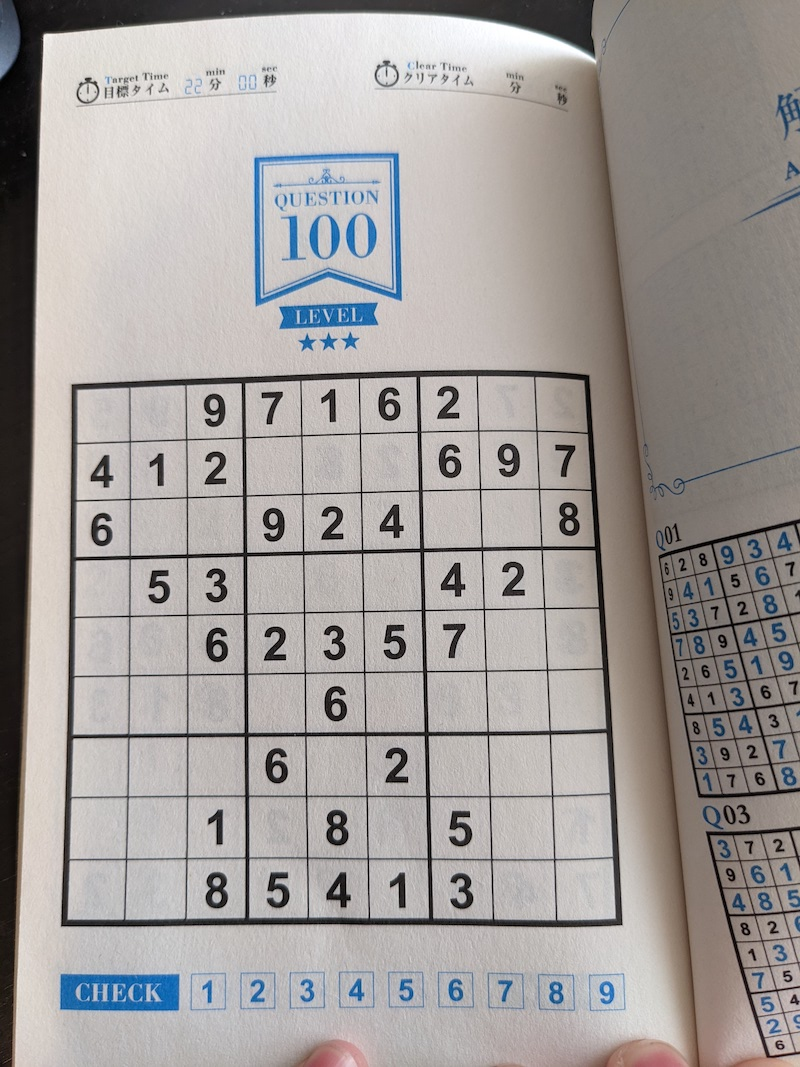
#> input picture Images/Input-image-example/sudoku-image-example-level100.jpeg, 800 x 1067 px, found by its file name
$ python test-image_transform-1.py
#> lines starting #> are read from the running program, lines starting #| are printed output that depends on the picture; after the words box and inside, x2 and y2 are one past the last pixel; in counts of white or black regions, pixels touching at a corner belong together
import cv2
import numpy as np

# Let's load a simple image with 3 black squares
image = cv2.imread('/Users/nguyenvanan2730/Projects/Sudoku-AWS/sudoku/Images/Input-image-example/sudoku-image-example-level100.jpeg')
#> image is the input picture: shape (1067, 800, 3); mean B, G, R 154.5, 156.6, 161.2

# Grayscale
gray = cv2.cvtColor(image, cv2.COLOR_BGR2GRAY)
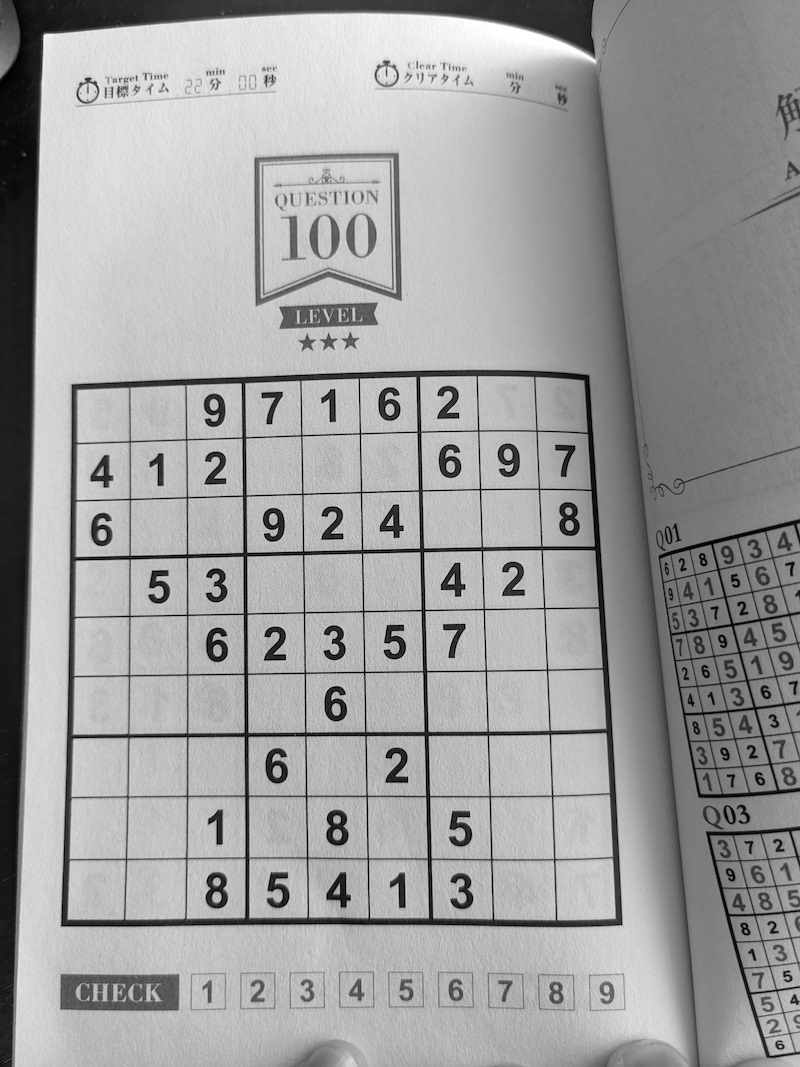
#> gray: shape (1067, 800); min 0, max 255, mean 157.7

# Find Canny edges
edged = cv2.Canny(gray, 30, 200)
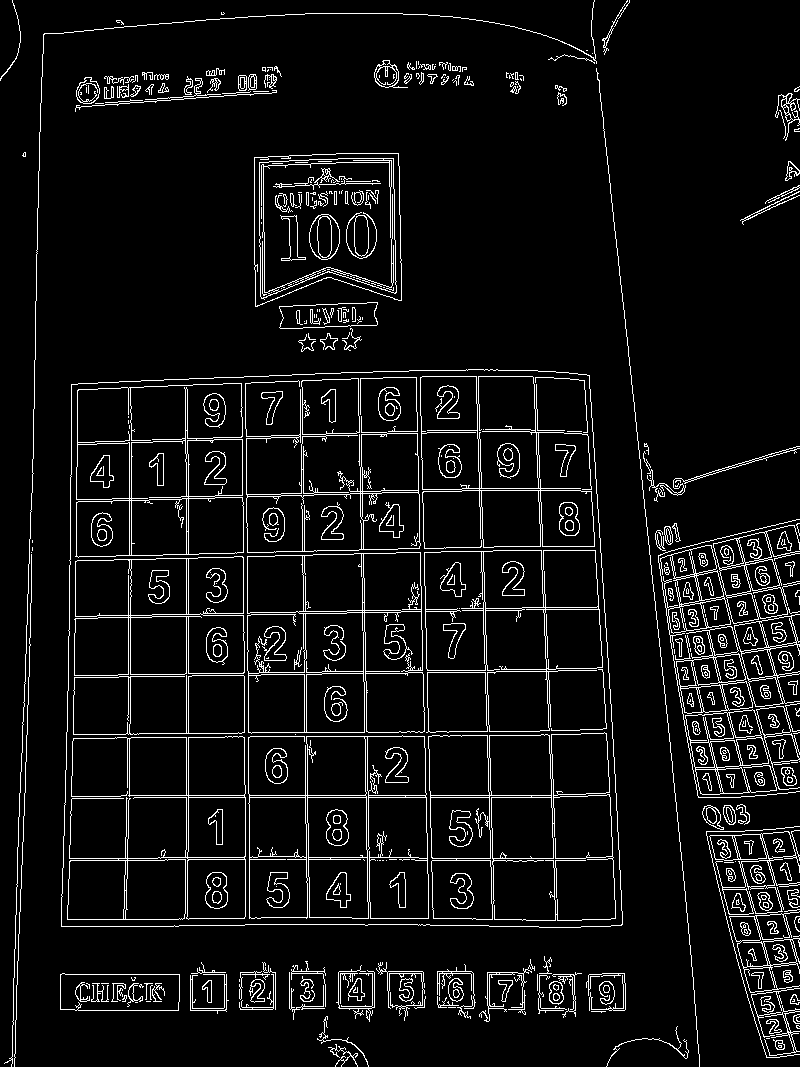
#> edged: shape (1067, 800); 6.6% white in thin lines or dots

# Finding Contours
# Use a copy of the image e.g. edged.copy()
# since findContours alters the image
contours, hierarchy = cv2.findContours(edged,
	cv2.RETR_EXTERNAL, cv2.CHAIN_APPROX_NONE)
#> contours = 195 contours, 120 with area under 20; largest, box (x1, y1, x2, y2) and area: (61, 369, 623, 928) 296826, (254, 153, 402, 307) 19750, (658, 519, 800, 798) 9159, (685, 709, 777, 795) 5102, (60, 973, 180, 1011) 4263

#cv2.imshow('Canny Edges After Contouring', edged)

print("Number of Contours found = " + str(len(contours)))
#| Number of Contours found = 195
print("Print the contours: ",contours)
#> (printed output is left out)
# Draw all contours
# -1 signifies drawing all contours
cv2.drawContours(image, contours, -1, (0, 255, 0), 3)
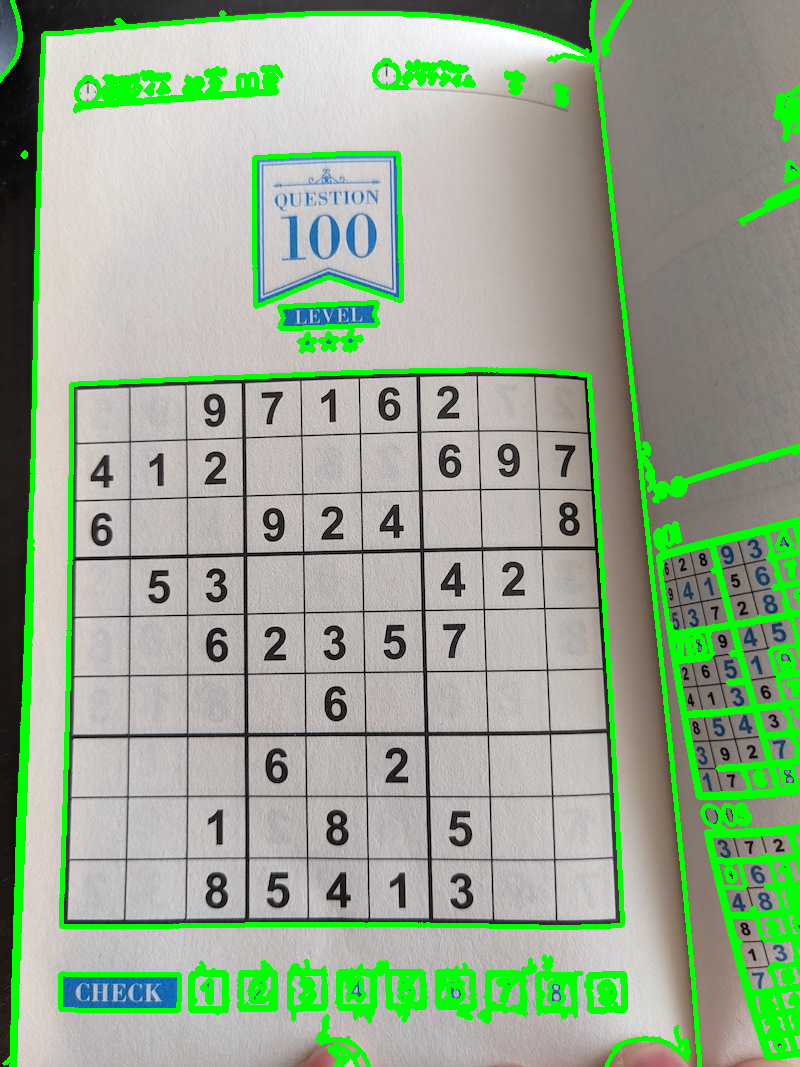
#> image: shape (1067, 800, 3); 9.72% of pixels changed, all inside (x1, y1, x2, y2) = (0, 0, 800, 1067)

cv2.imshow('Contours', image)
cv2.waitKey(0)
cv2.destroyAllWindows()

import cv2
img = cv2.imread('/Users/nguyenvanan2730/Projects/Sudoku-AWS/sudoku/Images/Input-image-example/sudoku-image-example-level11.jpeg')
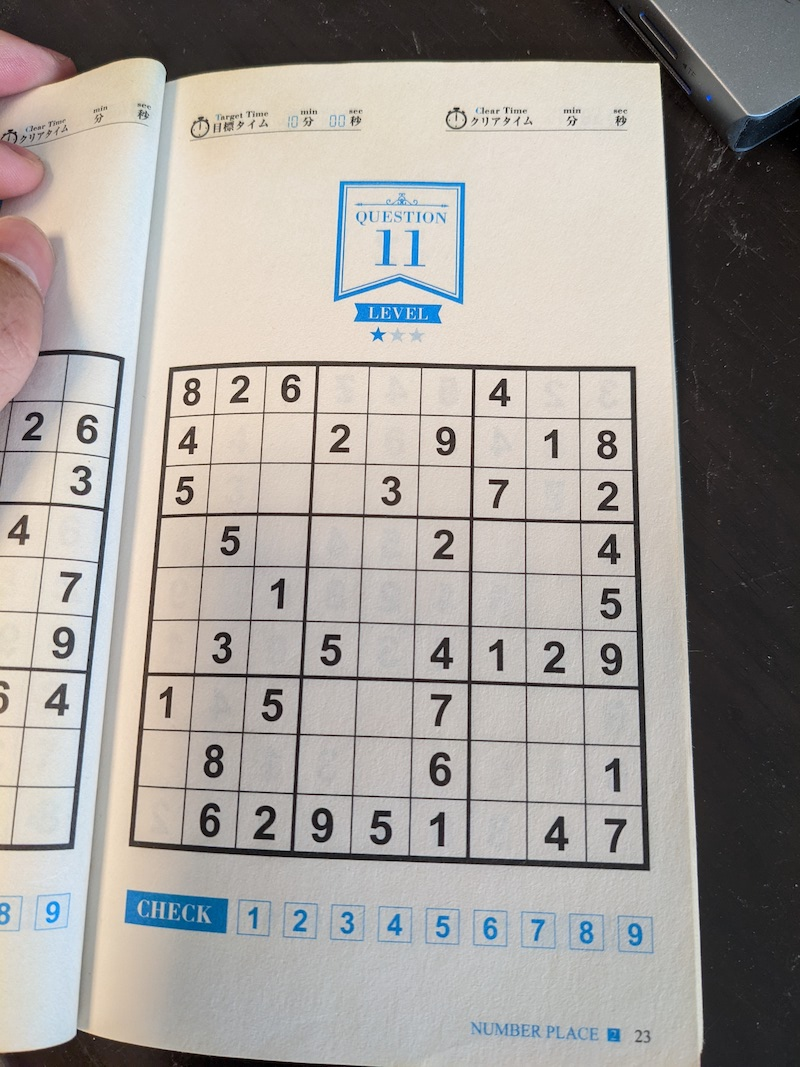
#> input picture Images/Input-image-example/sudoku-image-example-level11.jpeg, 800 x 1067 px, found by its file name
#> img is the input picture: shape (1067, 800, 3); mean B, G, R 153.7, 158.1, 162.7
dimensions = img.shape
#> dimensions = (1067, 800, 3)
print(f"Dimensions: {dimensions}")

# Make one pixel red
image = cv2.circle(img, (128,846), radius=10, color=(0, 0, 255), thickness=-1) #Red  ---> BOTTOM LEFT
image = cv2.circle(img, (170,366), radius=15, color=(0, 255, 0), thickness=-1)  #Green  --->TOP LEFT
image = cv2.circle(img, (636,366), radius=20, color=(255, 0, 0), thickness=-1)  #Blue  ===> TOP RIGHT
image = cv2.circle(img, (650,871), radius=25, color=(0, 255, 255), thickness=-1) #Yellow ---> BOTTOM RIGHT
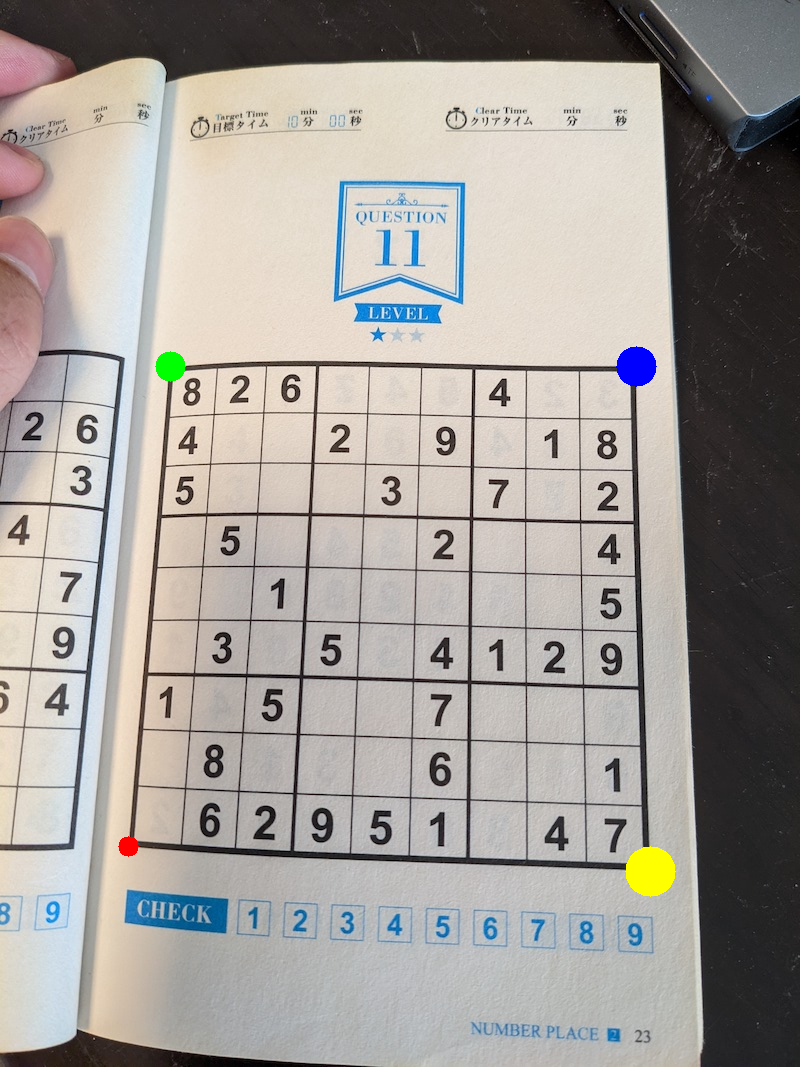
#> image: shape (1067, 800, 3); mean B, G, R 153.2, 158, 162.4
# Save
cv2.imshow("result.png",image)
cv2.waitKey(0)
cv2.destroyAllWindows()

#[(170, 366), (128, 846), (650, 871), (636, 366)]
